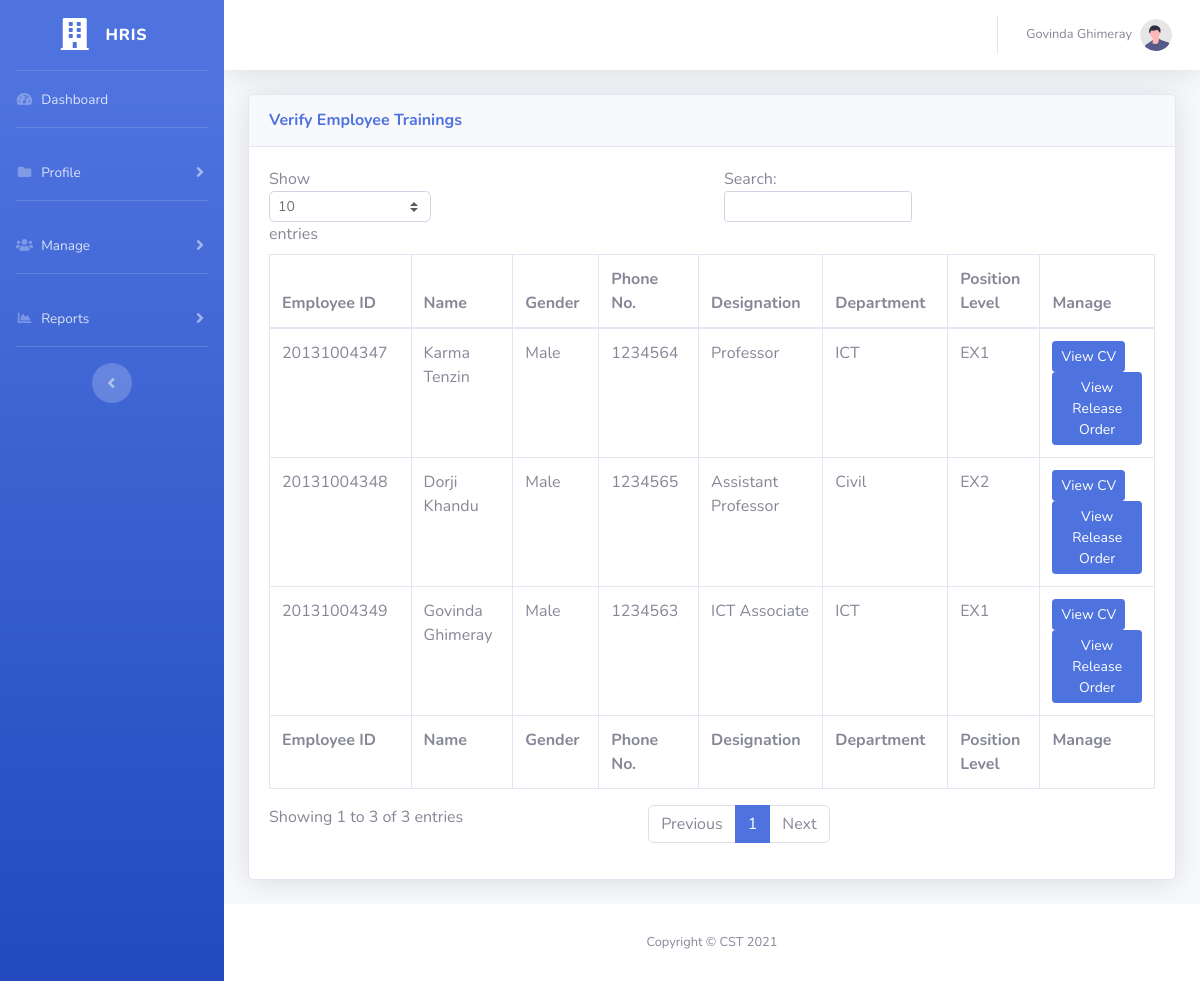
Before: /employee_details.php (signed in) with the older database file.
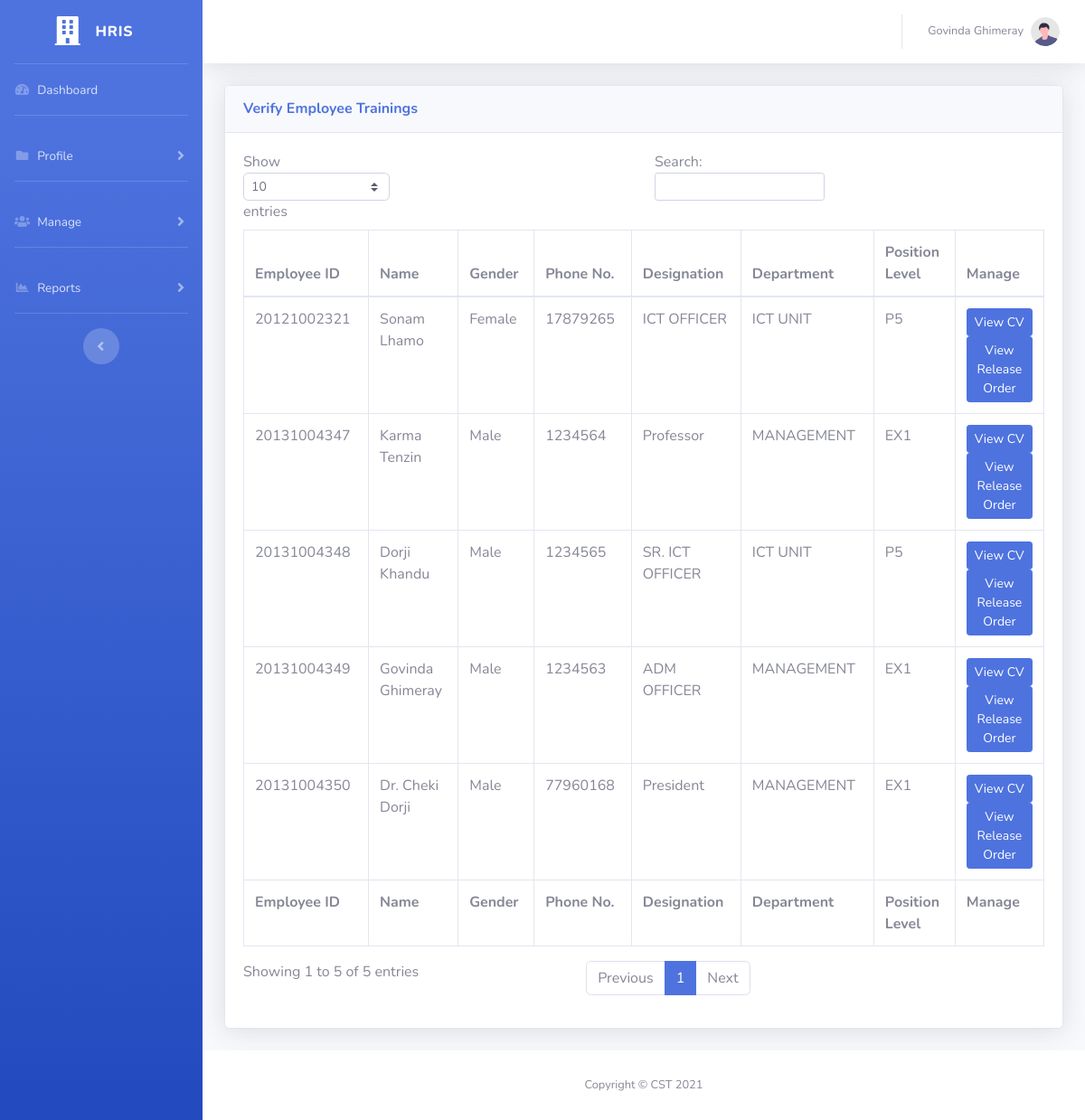
After: the same page with the newer database file.
### tables this page shows
CREATE TABLE `employee` (
  `employee_id` bigint(14) NOT NULL,
  `cid` bigint(11) NOT NULL,
  `name` varchar(50) NOT NULL,
  `gender` varchar(10) NOT NULL,
  `dob` date NOT NULL,
  `email` varchar(50) NOT NULL,
  `mobile` int(11) NOT NULL,
  `designation` int(11) NOT NULL,
  `department` int(11) NOT NULL,
  `nationality` varchar(20) NOT NULL,
  `address` varchar(255) NOT NULL,
  `service_status` int(11) NOT NULL,
  `position_level` int(11) NOT NULL
);

CREATE TABLE `designation` (
  `desig_id` int(11) NOT NULL,
  `desig_name` varchar(30) NOT NULL
);

CREATE TABLE `department` (
  `dept_id` int(11) NOT NULL,
  `dept_name` varchar(100) NOT NULL
);

CREATE TABLE `position_level` (
  `pos_id` int(11) NOT NULL,
  `pos_name` varchar(10) NOT NULL
);

### employee_details.php (the view, shortened to what this page needs)
<?php
include('./include/header.php');
?>
                <div class="container-fluid">
                    <div class="card shadow mb-4">
                        <div class="card-header py-3">
                            <h6 class="m-0 font-weight-bold text-primary">Verify Employee Trainings</h6>
                        </div>
                        <div class="card-body">
                            <div class="table-responsive">
                                <table class="table table-bordered" id="myTable" width="100%" cellspacing="0">
                                    <thead>
                                        <tr>
                                            <th>Employee ID</th>
                                            <th>Name</th>
                                            <th>Gender</th>
                                            <th>Phone No.</th>
                                            <th>Designation</th>
                                            <th>Department</th>
                                            <th>Position Level</th>
                                            <th>Manage</th>
                                        </tr>
                                    </thead>
                                    <tfoot>
                                        <tr>
                                            <th>Employee ID</th>
                                            <th>Name</th>
                                            <th>Gender</th>
                                            <th>Phone No.</th>
                                            <th>Designation</th>
                                            <th>Department</th>
                                            <th>Position Level</th>
                                            <th>Manage</th>
                                        </tr>
                                    </tfoot>
                                    <tbody>
                                        <?php
                                        $sql = "SELECT `employee_id`, `name`, `gender`, `email`, `mobile`, `designation`, `department`, `position_level` FROM `employee` WHERE 1 ";
                                        $sql.=" ORDER BY `position_level` ASC";
                                        $tr_Qry=mysqli_query($con,$sql);
                                        while(list($employee_id, $name, $gender, $email, $mobile, $designation, $department, $position_level)=mysqli_fetch_row($tr_Qry)){
                                            list($dept)=mysqli_fetch_row(mysqli_query($con,"SELECT `dept_name` FROM `department` WHERE `dept_id`=".$department));
                                            list($desig)=mysqli_fetch_row(mysqli_query($con,"SELECT `desig_name` FROM `designation` WHERE `desig_id`=".$designation));
                                            list($pos)=mysqli_fetch_row(mysqli_query($con,"SELECT `pos_name` FROM `position_level` WHERE `pos_id`=".$department));
                                        ?>
                                        <tr>
                                            <td><?=$employee_id;?></td>
                                            <td><?=$name;?></td>
                                            <td><?=$gender;?></td>
                                            <td><?=$mobile;?></td>
                                            <td><?=$desig;?></td>
                                            <td><?=$dept;?></td>
                                            <td><?=$pos;?></td>
                                            <td>
                                                <a class="btn btn-primary btn-user btn-sm" href="view_cv.php?id=<?=$employee_id;?>">View CV</a>
                                                <a class="btn btn-primary btn-user btn-sm" href="view_staff_release.php?id=<?=$employee_id;?>">View Release Order</a>
                                            </td>
                                        </tr>
                                        <?php
                                        }
                                        ?>
                                    </tbody>
                                </table>
                            </div>
                        </div>
                    </div>
                </div>
<?php
include('./include/footer.php');
?>

### include/header.php (shortened to what this page needs)
<?php
	include('./include/connection.php');
	$emp_id=$_SESSION['emp_id'];
	$acl=$_SESSION['acl'];
	list($employee_name)=mysqli_fetch_row(mysqli_query($con,"SELECT name FROM employee WHERE employee_id='".$emp_id."'"));
?>
<!DOCTYPE html>
<html lang="en">
<head>
    <link href="vendor/fontawesome-free/css/all.min.css" rel="stylesheet" type="text/css">
    <link href="css/sb-admin-2.min.css" rel="stylesheet">
</head>
<body id="page-top">
    <div id="wrapper">
        <ul class="navbar-nav bg-gradient-primary sidebar sidebar-dark accordion" id="accordionSidebar">
            <a class="sidebar-brand d-flex align-items-center justify-content-center" href="index.php">
                <div class="sidebar-brand-icon rotate-n-0">
                    <i class="fas fa-building"></i>
                </div>
                <div class="sidebar-brand-text mx-3">HRIS</div>
            </a>
            <hr class="sidebar-divider my-0">
            <li class="nav-item">
                <a class="nav-link" href="index.php">
                    <i class="fas fa-fw fa-tachometer-alt"></i>
                    <span>Dashboard</span></a>
            </li>
            <hr class="sidebar-divider">
            <li class="nav-item">
                <a class="nav-link collapsed" href="#" data-toggle="collapse" data-target="#Profile"
                    aria-expanded="true" aria-controls="Profile">
                    <i class="fas fa-fw fa-folder"></i>
                    <span>Profile</span>
                </a>
            </li>
            <?php
            if ($acl==3 || $acl==2){
            ?>
            <hr class="sidebar-divider">
            <li class="nav-item">
                <a class="nav-link collapsed" href="#" data-toggle="collapse" data-target="#Manage"
                    aria-expanded="true" aria-controls="Manage">
                    <i class="fas fa-fw fa-users"></i>
                    <span>Manage</span>
                </a>
            </li>
            <?php
            }
            ?>
            <hr class="sidebar-divider">
            <li class="nav-item">
                <a class="nav-link collapsed" href="#" data-toggle="collapse" data-target="#Reports"
                    aria-expanded="true" aria-controls="Reports">
                    <i class="fas fa-fw fa-chart-area"></i>
                    <span>Reports</span>
                </a>
            </li>
            <hr class="sidebar-divider d-none d-md-block">
            <div class="text-center d-none d-md-inline">
                <button class="rounded-circle border-0" id="sidebarToggle"></button>
            </div>
        </ul>
        <div id="content-wrapper" class="d-flex flex-column">
            <div id="content">
                <nav class="navbar navbar-expand navbar-light bg-white topbar mb-4 static-top shadow">
                    <ul class="navbar-nav ml-auto">
                        <li class="nav-item dropdown no-arrow">
                            <a class="nav-link dropdown-toggle" href="#" id="userDropdown" role="button"
                                data-toggle="dropdown" aria-haspopup="true" aria-expanded="false">
                                <span class="mr-2 d-none d-lg-inline text-gray-600 small"><?php echo $employee_name; ?></span>
                                <img class="img-profile rounded-circle"
                                    src="img/undraw_profile.svg">
                            </a>
                        </li>
                    </ul>
                </nav>

### include/footer.php (shortened to what this page needs)
</div>
            <footer class="sticky-footer bg-white">
                <div class="container my-auto">
                    <div class="copyright text-center my-auto">
                        <span>Copyright &copy; CST 2021</span>
                    </div>
                </div>
            </footer>
        </div>
    </div>
</body>
</html>

Changed rows visible on the page:
changed employee "Govinda Ghimeray": designation.desig_name "ICT Associate" → "ADM OFFICER"; department.dept_name "ICT" → "MANAGEMENT"
added employee: employee_id "20131004350", name "Dr. Cheki Dorji", gender "Male", mobile "77960168", designation.desig_name "President", department.dept_name "MANAGEMENT", position_level.pos_name "EX1"
changed through a linked row, employee "Karma Tenzin": department.dept_name "ICT" → "MANAGEMENT"
added employee: employee_id "20121002321", name "Sonam Lhamo", gender "Female", mobile "17879265", designation.desig_name "ICT OFFICER", department.dept_name "ICT UNIT", position_level.pos_name "P5"
changed employee "Dorji Khandu": designation.desig_name "Assistant Professor" → "SR. ICT OFFICER"; department.dept_name "Civil" → "ICT UNIT"; position_level.pos_name "EX2" → "P5"
Other visible differences:
text written by a page script: "Show entries Search: Showing 1 to 3 of 3 entries Previous 1 Next" → "Show entries Search: Showing 1 to 5 of 5 entries Previous 1 Next"
